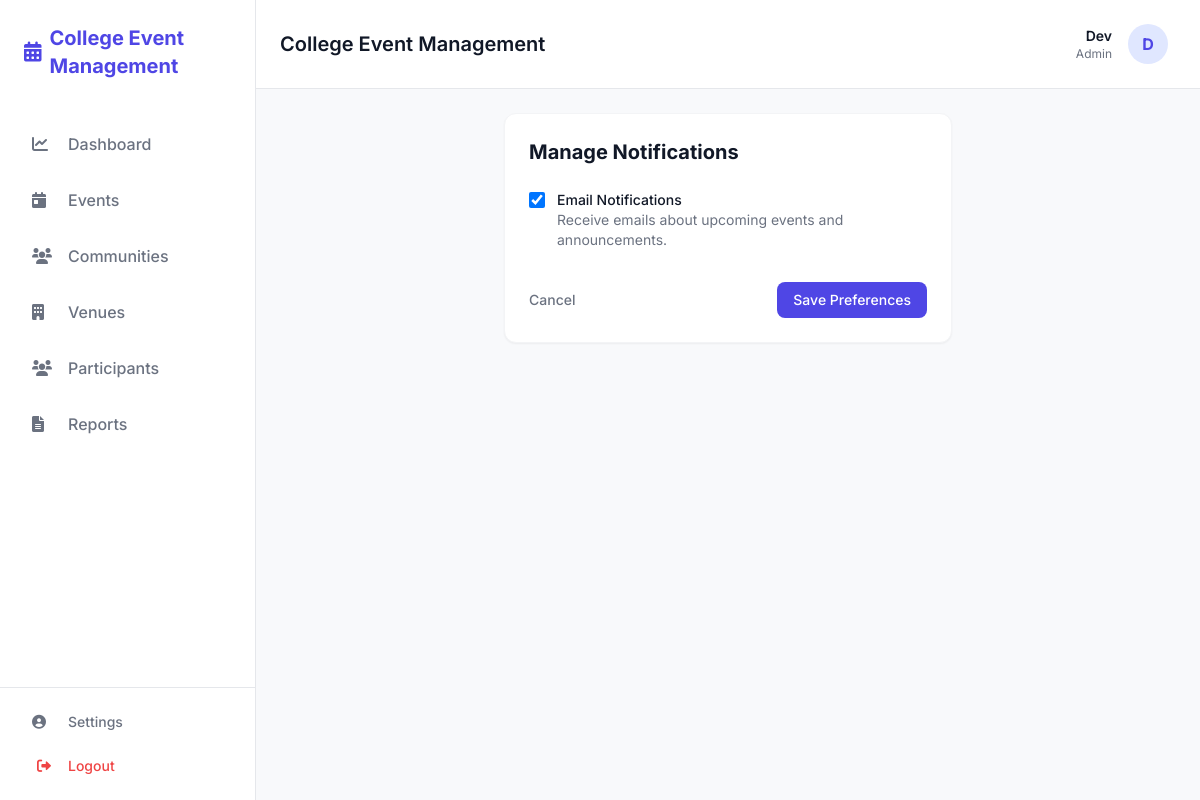
The app's page /accounts/settings/notifications/ (signed in) with its own data.
### apps/accounts/models.py (models this page shows, shortened)
class User(AbstractUser):
    class Role(models.TextChoices):
        ADMIN = "ADMIN", "Admin"
        ORGANIZER = "ORGANIZER", "Organizer"
        STUDENT = "STUDENT", "Student"
    role = models.CharField(max_length=50, choices=Role.choices, default=Role.STUDENT)
    department = models.CharField(max_length=100, blank=True, null=True)
    year = models.IntegerField(blank=True, null=True)

class Profile(models.Model):
    user = models.OneToOneField(User, on_delete=models.CASCADE, related_name='profile')
    bio = models.TextField(blank=True)
    is_public = models.BooleanField(default=True)
    email_notifications = models.BooleanField(default=True)

### apps/accounts/views.py (the view)
# urls.py: path('settings/notifications/', views.notification_settings_view, name='notification_settings'),
@login_required
def notification_settings_view(request):
    try:
        profile = request.user.profile
    except Exception:
        from .models import Profile
        profile = Profile.objects.create(user=request.user)
    if request.method == 'POST':
        email_notifications = request.POST.get('email_notifications') == 'on'
        profile.email_notifications = email_notifications
        profile.save()
        messages.success(request, "Notification settings updated!")
        return redirect('profile')
    return render(request, 'accounts/notification_settings.html')

### apps/accounts/templates/accounts/notification_settings.html (shortened to what this page needs)
{% extends 'base.html' %}
{% block content %}
<div class="max-w-md mx-auto">
    <div class="bg-white rounded-xl border border-gray-100 shadow-sm overflow-hidden">
        <div class="p-6">
            <h3 class="text-xl font-bold text-textDark mb-6">Manage Notifications</h3>
            <form method="post">
                <div class="space-y-4">
                    <div class="flex items-start">
                        <div class="flex items-center h-5">
                            <input id="email_notifications" name="email_notifications" type="checkbox"
                                class="focus:ring-primary h-4 w-4 text-primary border-gray-300 rounded" {% if user.profile.email_notifications %}checked{% endif %}>
                        </div>
                        <div class="ml-3 text-sm">
                            <label for="email_notifications" class="font-medium text-textDark">Email
                                Notifications</label>
                            <p class="text-textLight">Receive emails about upcoming events and announcements.</p>
                        </div>
                    </div>
                </div>
                <div class="mt-8 flex items-center justify-between">
                    <a href="{% url 'profile' %}" class="text-sm font-medium text-textLight hover:text-textDark">
                        Cancel
                    </a>
                    <button type="submit"
                        class="px-4 py-2 bg-primary text-white text-sm font-medium rounded-lg hover:bg-indigo-700 focus:outline-none focus:ring-2 focus:ring-offset-2 focus:ring-primary">
                        Save Preferences
                    </button>
                </div>
            </form>
        </div>
    </div>
</div>
{% endblock %}

### apps/core/templates/components/navbar.html
<header class="bg-white border-b border-gray-200 sticky top-0 z-50 px-6 py-4 flex items-center justify-between">
    <div class="flex items-center space-x-4">
        <h2 class="text-xl font-semibold text-textDark">College Event Management</h2>
    </div>
    <a href="{% url 'profile' %}"
        class="flex items-center space-x-4 hover:bg-gray-50 p-2 rounded-lg transition-colors cursor-pointer">
        <div class="text-right hidden md:block">
            <p class="text-sm font-semibold text-textDark">{{ user.username }}</p>
            <p class="text-xs text-textLight capitalize">{{ user.role|lower }}</p>
        </div>
        <div class="h-10 w-10 rounded-full bg-indigo-100 flex items-center justify-center text-primary font-bold">
            {{ user.username|first|upper }}
        </div>
    </a>
</header>

### apps/core/templates/base.html (style rules this page uses)
body { font-family: 'Inter', sans-serif; background-color: #F8F9FB; color: #111827; }

### records on screen
User: username "Dev", role "Admin", username|first "D", email_notifications "☑"
